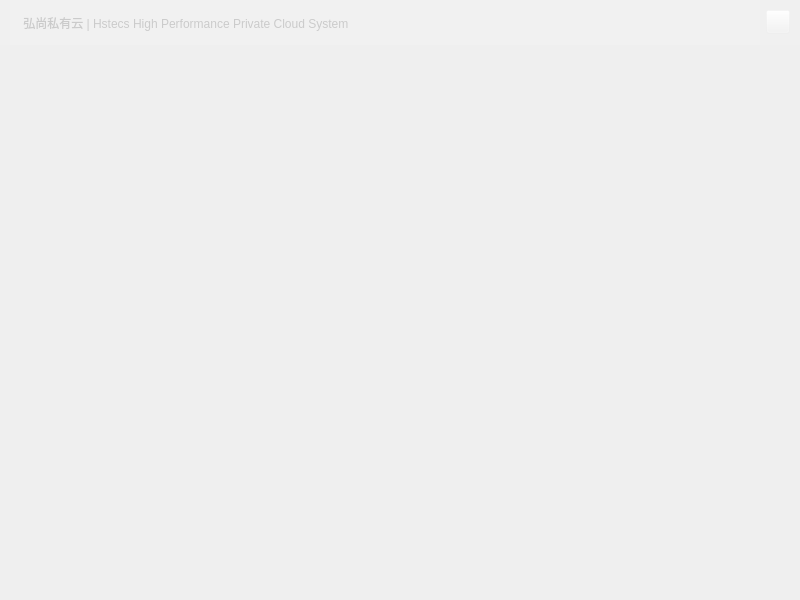
<?xml version="1.0" encoding="UTF-8"?>
<ui version="4.0">
 <class>VMListWindow</class>
 <widget class="QMainWindow" name="VMListWindow">
  <property name="geometry">
   <rect>
    <x>0</x>
    <y>0</y>
    <width>800</width>
    <height>600</height>
   </rect>
  </property>
  <property name="windowTitle">
   <string>MainWindow</string>
  </property>
  <widget class="QWidget" name="centralwidget">
   <layout class="QVBoxLayout" name="verticalLayout">
    <property name="spacing">
     <number>0</number>
    </property>
    <property name="leftMargin">
     <number>0</number>
    </property>
    <property name="topMargin">
     <number>0</number>
    </property>
    <property name="rightMargin">
     <number>0</number>
    </property>
    <property name="bottomMargin">
     <number>0</number>
    </property>
    <item>
     <layout class="QVBoxLayout" name="verticalLayout_2">
      <property name="spacing">
       <number>5</number>
      </property>
      <item>
       <widget class="QWidget" name="widget" native="true">
        <property name="minimumSize">
         <size>
          <width>0</width>
          <height>45</height>
         </size>
        </property>
        <property name="maximumSize">
         <size>
          <width>16777215</width>
          <height>45</height>
         </size>
        </property>
        <property name="styleSheet">
         <string notr="true">background-color:rgba(244,244,244,10)</string>
        </property>
        <layout class="QHBoxLayout" name="horizontalLayout">
         <property name="leftMargin">
          <number>10</number>
         </property>
         <property name="topMargin">
          <number>0</number>
         </property>
         <property name="rightMargin">
          <number>10</number>
         </property>
         <property name="bottomMargin">
          <number>0</number>
         </property>
         <item>
          <widget class="QLabel" name="label">
           <property name="styleSheet">
            <string notr="true">color: rgb(203, 203, 203);
font: 15pt &quot;微软雅黑&quot;;</string>
           </property>
           <property name="text">
            <string>    弘尚私有云 | Hstecs High Performance Private Cloud System</string>
           </property>
          </widget>
         </item>
         <item>
          <widget class="QPushButton" name="pushButton">
           <property name="minimumSize">
            <size>
             <width>24</width>
             <height>24</height>
            </size>
           </property>
           <property name="maximumSize">
            <size>
             <width>24</width>
             <height>24</height>
            </size>
           </property>
           <property name="styleSheet">
            <string notr="true">border-image: url(:/image/image/sign_out_24px_516194_easyicon.net.ico);</string>
           </property>
           <property name="text">
            <string/>
           </property>
          </widget>
         </item>
        </layout>
       </widget>
      </item>
      <item>
       <widget class="QWidget" name="vmListWidget" native="true"/>
      </item>
     </layout>
    </item>
   </layout>
  </widget>
 </widget>
 <resources/>
 <connections/>
</ui>
